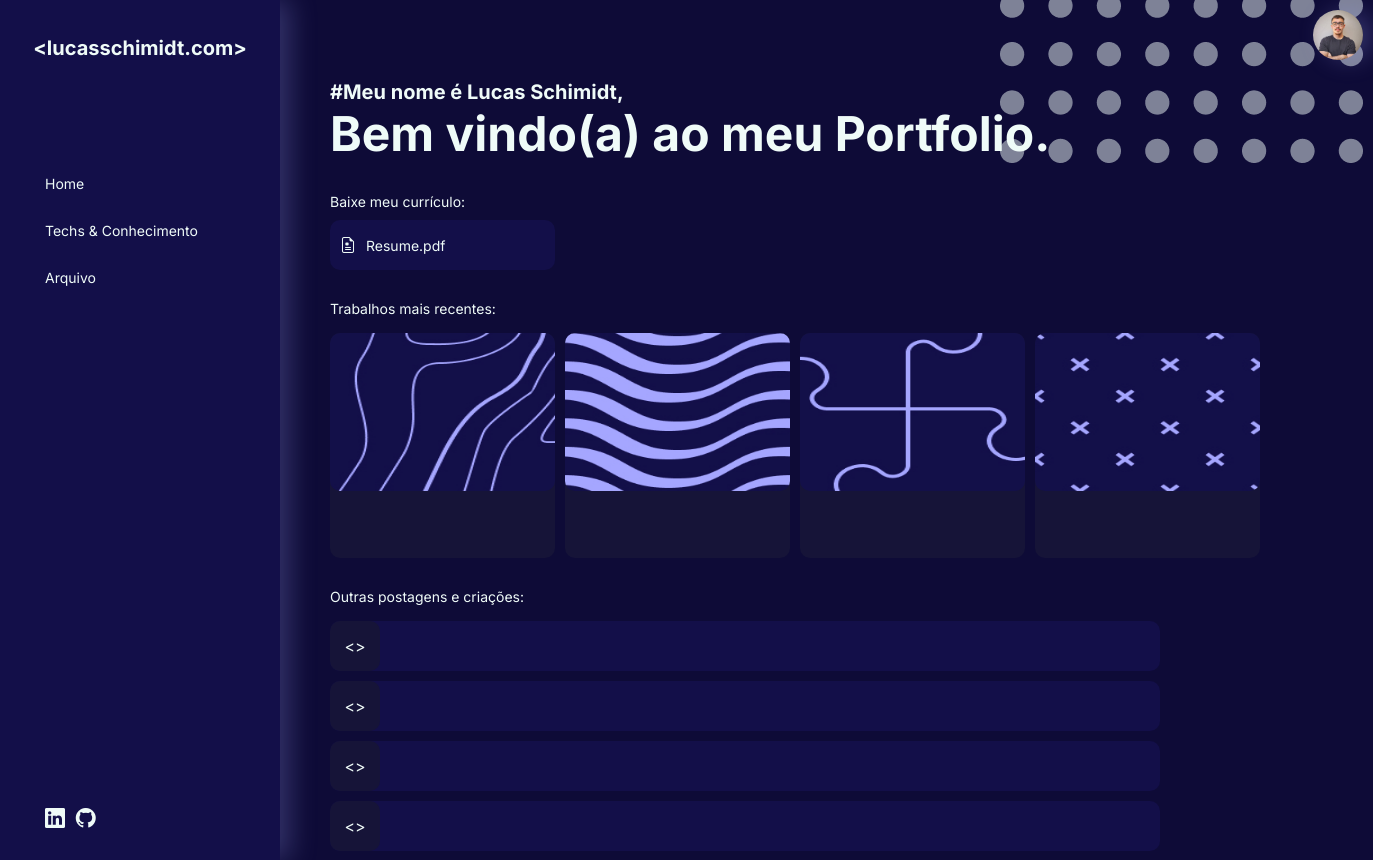
The app's page /, older data.
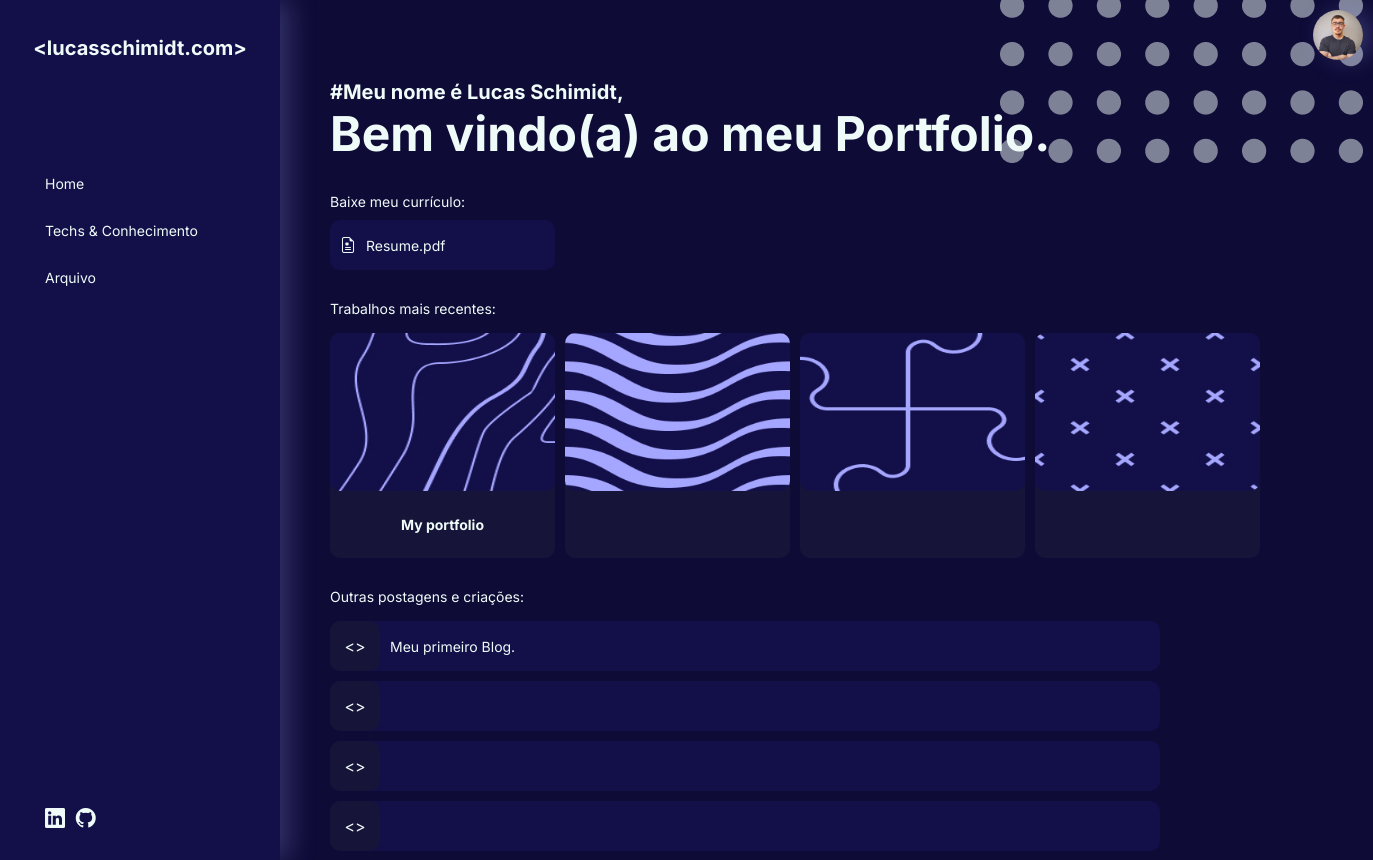
The same page, newer data.
### app/models.py (models this page shows)
class Item(models.Model):
    title = models.CharField(max_length=100)
    type =  models.IntegerField(choices=TYPES, default=0)
    content = models.TextField()
    created_at = models.DateField(default=timezone.now)

### app/views.py (the view)
# urls.py: path('', views.HomePageView.as_view(), name='home'),
class HomePageView(TemplateView):
	template_name = 'home.html'
	def get_context_data(self, **kwargs):
		context = super().get_context_data(**kwargs)
		context['ultimos_trabalhos'] = models.Item.objects.filter(type=0).order_by('created_at')[:4]
		context['ultimos_blogs'] = models.Item.objects.filter(type=1).order_by('created_at')[:4]
		return context

### app/templates/home.html (shortened to what this page needs)
{% extends "base.html" %}
{% block content %}
    <section class="home">
        <div class="home-title">
            <h2><b>#Meu nome é Lucas Schimidt,</b></h2>
            <h1>Bem vindo(a) ao meu Portfolio.</h1>
        </div>
        <div class="home-resume">
            <p>Baixe meu currículo:</p>
            <a class="box-hover-effect" href="/media/resume/Curriculo_2024.pdf" download><i class="bi bi-file-earmark-medical"></i>Resume.pdf</a>
        </div>
        <div class="home-work">
            <p>Trabalhos mais recentes:</p>
            <ul>
                <li onclick="openPortfolio('archive/{{ultimos_trabalhos.0.pk}}')" class="box-hover-effect">
                    <img src="/media/assets/listras.jpg"></img>
                    <div>
                        <p><b>{{ultimos_trabalhos.0.title}}</b></p>
                </li>
                <li onclick="openPortfolio('archive/{{ultimos_trabalhos.1.pk}}')" class="box-hover-effect">
                    <img src="/media/assets/ondas.jpg"></img>
                    <div>
                </li>
                <li onclick="openPortfolio('archive/{{ultimos_trabalhos.2.pk}}')" class="box-hover-effect">
                    <img src="/media/assets/quebracabeca.jpg"></img>
                    <div>
                </li>
                <li onclick="openPortfolio('archive/{{ultimos_trabalhos.3.pk}}')" class="box-hover-effect">
                    <img src="/media/assets/xises.jpg"></img>
                    <div>
                </li>
            </ul>
        </div>
        <div class="home-blog">
            <p>Outras postagens e criações:</p>
            <ul>
                <li onclick="openPortfolio('archive/{{ultimos_blogs.0.pk}}')" class="box-hover-effect"><div>&lt&gt</div><p>{{ultimos_blogs.0.title}}</p></li>
                <li class="box-hover-effect"><div>&lt&gt</div><p>{{ultimos_blogs.1.title}}</p></li>
                <li class="box-hover-effect"><div>&lt&gt</div><p>{{ultimos_blogs.2.title}}</p></li>
                <li class="box-hover-effect"><div>&lt&gt</div><p>{{ultimos_blogs.3.title}}</p></li>
            </ul>
        </div>
    </section>
    <section class="background">
        <img id="tech-background" src="/media/assets/Dots.png"></img>
    </section>
{% endblock  %}

### templates/base.html (shortened to what this page needs)
{% load static %}
<!DOCTYPE html>
<html lang="pt-BR">
<head>
    <link rel="stylesheet" href="{% static "css/base.css" %}">
    <link rel="stylesheet" href="{% static "css/base-mobile.css" %}">
    <link rel="stylesheet" href="https://cdn.jsdelivr.net/npm/bootstrap-icons@1.11.3/font/bootstrap-icons.min.css">
</head>
<body>
    <main>
        <section class="sidebar">
            <div class="title">
                <h1>&ltlucasschimidt.com&gt</h1>
            </div>
            <div class="pages">
                <ul>
                    <li onclick="mudarPagina('')">Home</li>
                    <li onclick="mudarPagina('tech')">Techs & Conhecimento</li>
                    <li onclick="mudarPagina('archive')">Arquivo</li>
                </ul>
            </div>
            <div class="social">
                <ul>
                    <i onclick="gotoPage('https://www.linkedin.com/in/lucas-schimidt/')" class="bi bi-linkedin"></i>
                    <i onclick="gotoPage('https://github.com/LucSchimidt')" class="bi bi-github"></i>
                </ul>
            </div>
        </section>
        <section class="content">
            {% block content %}{% endblock  %}
        </section>
        <section class="personal">
            <img onclick="showElement()" class="box-hover-effect" src="/media/assets/lucas.jpeg"></img>
        </section>
    </main>
</body>
</html>

### static/css/base.css (style rules this page uses)
* { padding: 0; }
html { height: 100%; font-family: "Inter", sans-serif; overflow-x: hidden; overflow-y: scroll; background-color: var(--dark-purple); color: var(--light-green); }
body { width: 100%; height: 100%; display: flex; flex-direction: row; justify-content: center; margin: 0; cursor: default; }
main { position: relative; width: 100%; height: 100%; max-width: 1440px; display: flex; flex-direction: row; }
:root { --big-font: 48px; --med-font: 20px; --small-font: 14px; --dark-purple: #0E0B37; --light-purple: #130F49; --dark-color: #161438; --purple: #A5A6FF; --light-green: #EFFBF8; }
.box-hover-effect { transition: .3s ease all; }
.sidebar { width: 280px; height: 100%; position: fixed; background-color: var(--light-purple); display: flex; flex-direction: column; justify-content: start; box-shadow: 10px 0 25px rgba(165, 166, 255, 0.25); padding: 10px; box-sizing: border-box; }
.title { width: 100%; height: 75px; display: flex; justify-content: center; align-items: center; text-align: center; }
.sidebar h1 { font-size: var(--med-font); margin: 0; transition: .3s ease all; }
.pages { padding-left: 35px; box-sizing: border-box; }
.sidebar ul { margin-top: 90px; list-style: none; }
.sidebar li { font-size: var(--small-font); margin-bottom: 30px; transition: .3s ease all; }
.social { padding-left: 35px; box-sizing: border-box; font-size: var(--med-font); margin-top: auto; }
.social ul i { margin-right: 5px; transition: .3s ease all; }
.content { margin-left: 280px; width: auto; max-width: 1160px; height: 100%; padding-top: 20px; padding-left: 50px; box-sizing: border-box; color: var(--light-green); animation: content-animation .5s linear; }
.home { width: 100%; height: 100%; margin: 0; }
.home h1 { font-size: var(--big-font); margin: 0; }
.home h2 { font-size: var(--med-font); margin: 0; }
.home p { margin:0; font-size: var(--small-font); }
.home-title { margin-top: 60px; }
.home-resume { padding-top: 30px; }
.home-resume a { width: 225px; height: 50px; margin-top: 10px; padding: 10px; box-sizing: border-box; border: none; border-radius: 10px; background-color: var(--light-purple); color: var(--light-green); display: flex; flex-direction: row; justify-content: start; align-items: center; font-size: var(--small-font); text-decoration: none; }
.home-resume a i { margin-right: 10px; font-size: 16px; }
.home-work { margin-top: 30px; }
.home-work ul { display: flex; flex-direction: row; list-style: none; }
.home-work ul li { width: 225px; height: 225px; border-radius: 10px; background-color: var(--dark-color); display: flex; flex-direction: column; margin-right: 10px; }
.home-work ul li img { width: 100%; height: 70%; border-radius: 10px }
.home-work ul li div { width: auto; height: 30%; display: flex; justify-content: center; align-items: center; text-align: center; }
.home-work ul li div p { margin: 0; }
.home-blog { margin-top: 30px; }
.home-blog ul { list-style: none; }
.home-blog ul li { width: 830px; height: 50px; background-color: var(--light-purple); border-radius: 10px; box-sizing: border-box; display: flex; flex-direction: row; justify-content: start; align-items: center; text-align: center; margin-bottom: 10px; }
.home-blog ul li div { width: 50px; height: 100%; background-color: var(--dark-color); border-radius: 10px; display: flex; text-align: center; align-items: center; justify-content: center; margin-right: 10px; }
.background { position: absolute; z-index: -1; top: 0; left: 0; width: 100%; height: 100%; animation: opacity 5s linear infinite; }
#tech-background { position: relative; top: -200px; left: 1000px; }
.personal { position: absolute; z-index: +1; top: 10px; right: 10px; }
.personal img { width: 50px; height: 50px; border-radius: 100%; box-shadow: 10px 0 25px rgba(165, 166, 255, 0.25); }

Row changes from the older to the newer data that the page shows:
added Item: title "My portfolio"
added Item: title "Meu primeiro Blog."
